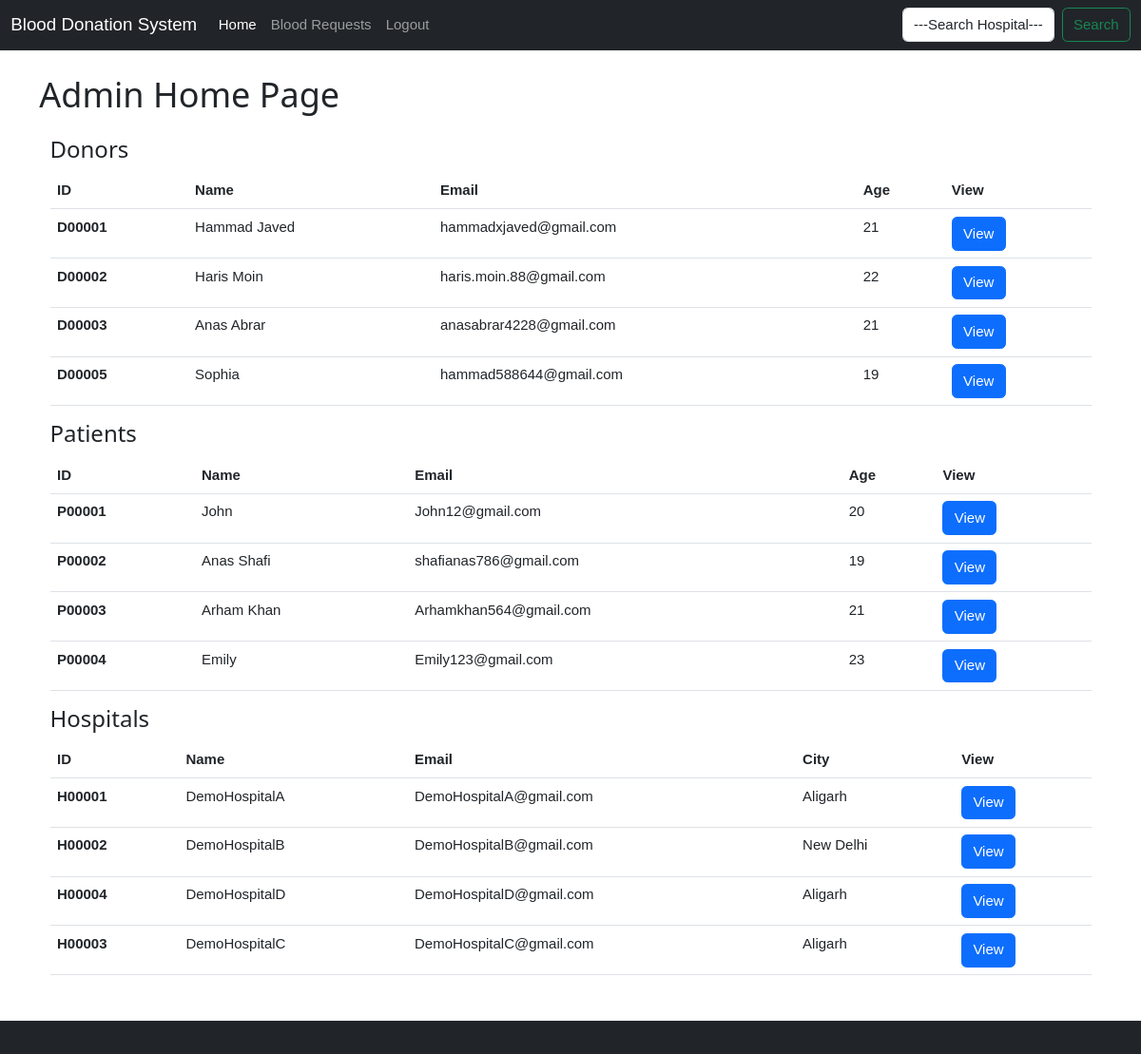
The app's page /admin_user (signed in), older data.
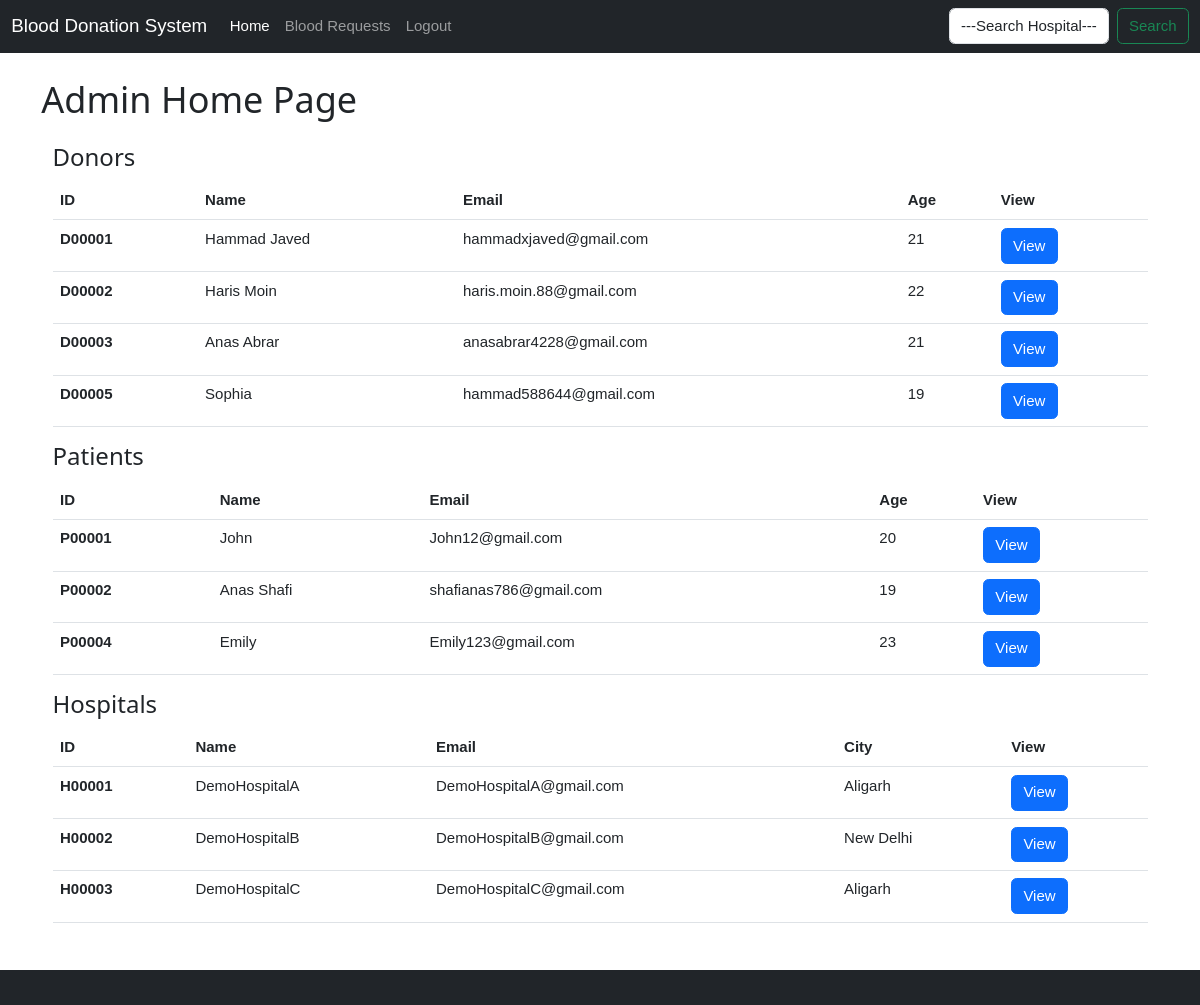
The same page, newer data.
### donor_app/models.py (models this page shows)
class donor_details(models.Model):
    id_no = models.CharField(max_length=40,primary_key=True)
    name = models.CharField(max_length=40)
    email = models.EmailField(max_length=40)
    location = models.ForeignKey(donor_address,on_delete=models.CASCADE,default='-1')
    contact_no1 = models.CharField(max_length=12)
    gender = models.CharField(max_length=10,null=True, blank=True)
    age = models.IntegerField() #18 to 65
    dob = models.DateField(null=True, blank=True)
    blood_group = models.CharField(max_length=5)
    health = models.ForeignKey(donor_health,on_delete=models.CASCADE,default='-1')

### patient_app/models.py (models this page shows)
class patient_details(models.Model):
    id_no = models.CharField(max_length=40,primary_key=True)
    name = models.CharField(max_length=40)
    email = models.EmailField(max_length=40)
    location = models.ForeignKey(patient_address,on_delete=models.CASCADE)
    contact_no1 = models.CharField(max_length=12)
    gender = models.CharField(max_length=10,null=True, blank=True)
    age = models.IntegerField()
    dob = models.DateField(null=True, blank=True)
    blood_group = models.CharField(max_length=5)

### hospital_app/models.py (models this page shows)
class hospital_details(models.Model):
    id_no = models.CharField(max_length=40,primary_key=True)
    name = models.CharField(max_length=40)
    email = models.EmailField(max_length=40)
    location = models.ForeignKey(hospital_address,on_delete=models.CASCADE,default='-1')
    contact_no1 = models.CharField(max_length=12)
    contact_no2 = models.CharField(max_length=13, null=True, blank=True)
    blood_quant = models.ForeignKey(blood_quantity,on_delete=models.CASCADE,default='-1')

class hospital_address(models.Model):
    hospital_id =  models.CharField(max_length=40, primary_key=True)
    state = models.CharField(max_length=40)
    city = models.CharField(max_length=40)
    address = models.CharField(max_length=100)
    landmark = models.CharField(max_length=40, null=True)

### admin_app/views.py (the view)
# urls.py: path('', views.a_index,name= 'homepage'),
@login_required(login_url='/admin_user_login')
def a_index(request):
    if 'uname' in request.session:
        a = request.session['uname']
        if a[0] != "a":
            return redirect("/admin_user_login")
    donors = donor_details.objects.all()
    patients = patient_details.objects.all()
    hospitals = hospital_details.objects.all()
    context = {
        "donors":donors,
        "hospitals":hospitals,
        "patients":patients
    }
    return render(request,'admin/index_admin.html',context)

### templates/admin/index_admin.html (shortened to what this page needs)
{% extends 'base.html' %}
{% block body %}
<div class="container">
    <h1>Admin Home Page</h1>
    <div class="container mt-4">
        <h3>Donors</h3>
        <table class="table">
          <thead>
            <tr>
              <th scope="col">ID</th>
              <th scope="col">Name</th>
              <th scope="col">Email</th>
              <th scope="col">Age</th>
              <th scope="col">View</th>
            </tr>
          </thead>
          <tbody>
            {% for d in donors %}
            <tr>
              <th scope="row">{{d.id_no}}</th>
              <td>{{d.name}}</td>
              <td>{{d.email}}</td>
              <td>{{d.age}}</td>
              <td>
                <form action="/admin_user_d_page" method="post">
                <button class="btn btn-primary" type="submit"> View </button>
              </form>
              </td>
            </tr>
            {% endfor %}
          </tbody>
        </table>
        <h3>Patients</h3>
        <table class="table">
          <thead>
            <tr>
              <th scope="col">ID</th>
              <th scope="col">Name</th>
              <th scope="col">Email</th>
              <th scope="col">Age</th>
              <th scope="col">View</th>
            </tr>
          </thead>
          <tbody>
            {% for p in patients %}
            <tr>
              <th scope="row">{{p.id_no}}</th>
              <td>{{p.name}}</td>
              <td>{{p.email}}</td>
              <td>{{p.age}}</td>
              <td>
                <form action="/admin_user_p_page" method="post">
                <button class="btn btn-primary" type="submit"> View </button>
              </form>
              </td>
            </tr>
            {% endfor %}
          </tbody>
          </table>
          <h3>Hospitals</h3>
          <table class="table">
            <thead>
              <tr>
                <th scope="col">ID</th>
                <th scope="col">Name</th>
                <th scope="col">Email</th>
                <th scope="col">City</th>
                <th scope="col">View</th>
              </tr>
            </thead>
            <tbody>
              {% for h in hospitals %}
              <tr>
                <th scope="row">{{h.id_no}}</th>
                <td>{{h.name}}</td>
                <td>{{h.email}}</td>
                <td>{{h.location.city}}</td>
                <td>
                  <form action="/admin_user_h_page" method="post">
                  <button class="btn btn-primary" type="submit"> View </button>
                </form>
                </td>
              </tr>
              {% endfor %}
            </tbody>
            </table>
</div>
</div>
    {% endblock body %}

### templates/base.html (shortened to what this page needs)
<!DOCTYPE html>
<html lang="en">
<head>
  <link href="https://cdn.jsdelivr.net/npm/bootstrap@5.3.0-alpha3/dist/css/bootstrap.min.css" rel="stylesheet">
  <link rel="stylesheet" href="static\w3.css">
</head>
<body>
  <nav class="mynav navbar navbar-expand-lg navbar-dark bg-dark fixed-top">
    <div class="container-fluid">
      <a class="navbar-brand" href="/">Blood Donation System</a>
      <div class="collapse navbar-collapse" id="navbarScroll">
        <ul class="navbar-nav me-auto my-2 my-lg-0 navbar-nav-scroll" style="--bs-scroll-height: 100px;">
          {% with uname=request.session.uname %}
                    {% if uname.0 == 'D' %}
                    <li class="nav-item">
                      <a class="nav-link {% if request.path == '/donor' %}active{% endif %}" aria-current="page" href="/donor">Home</a>
                    </li>
                    <li class="nav-item">
                      <a class="nav-link {% if request.path == '/donor_appointments' %}active{% endif %}" href="/donor_appointments">Appointments</a>
                    </li>
                    <li class="nav-item">
                      <a class="nav-link {% if request.path == '/donor_show_req' %}active{% endif %}" href="/donor_show_req">Blood Requests</a>
                    </li>
                    <li class="nav-item">
                      <a class="nav-link {% if request.path == '/donor_update' %}active{% endif %}" href="/donor_update">Update Profile</a>
                    </li>
                    <li class="nav-item">
                      <a class="nav-link {% if request.path == '/donor_logout' %}active{% endif %}" href="/donor_logout">Logout</a>
                    </li>
        {{ redirect_to_login_immediately }}
                    {% elif uname.0 == 'a' %}
                    <li class="nav-item">
                      <a class="nav-link {% if request.path == '/admin_user' %}active{% endif %}" aria-current="page" href="/admin_user">Home</a>
                    </li>
                    <li class="nav-item">
                      <a class="nav-link {% if request.path == '/admin_user_show_req' %}active{% endif %}" href="/admin_user_show_req">Blood Requests</a>
                    </li>
                    <li class="nav-item">
                      <a class="nav-link {% if request.path == '/admin_user_logout' %}active{% endif %}" href="/admin_user_logout">Logout</a>
                    </li>
          {% endif %}
        {% endwith %}
        </ul>
        <form class="d-flex" method="post" action="/h_search">
          <select class="form-control mr-sm-2 mx-2" name="city" id="city" required>
            <option value="">---Search Hospital---</option>
          </select>
            <button class="btn btn-outline-success my-2 my-sm-0" type="submit">Search</button>
        </form>
      </div>
    </div>
  </nav>
<br>
<br>
<br>
  {% block body %}{% endblock body %}
<br>
<br>
<br>
  <nav style="height: 35px;" class="navbar-dark fixed-bottom bg-dark">
  </nav>
</body>
</body>
</html>

### static/w3.css (style rules this page uses)
html { box-sizing:border-box }
*,*:before,*:after { box-sizing:inherit }
html { -ms-text-size-adjust:100%;-webkit-text-size-adjust:100% }
body { margin:0 }
article,aside,details,figcaption,figure,footer,header,main,menu,nav,section { display:block }
a { background-color:transparent }
button,input,select,textarea,optgroup { font:inherit;margin:0 }
button,input { overflow:visible }
button,select { text-transform:none }
button,[type=button],[type=reset],[type=submit] { -webkit-appearance:button }
html,body { font-family:Verdana,sans-serif;font-size:15px;line-height:1.5 }
html { overflow-x:hidden }
h1 { font-size:36px }
h3 { font-size:24px }
h1,h2,h3,h4,h5,h6 { font-family:"Segoe UI",Arial,sans-serif;font-weight:400;margin:10px 0 }
a { color:inherit }

Row changes from the older to the newer data that the page shows:
removed patient_details: id_no "P00003", name "Arham Khan", email "Arhamkhan564@gmail.com", age "21"
removed hospital_details: id_no "H00004", name "DemoHospitalD", email "DemoHospitalD@gmail.com", location.city "Aligarh"
